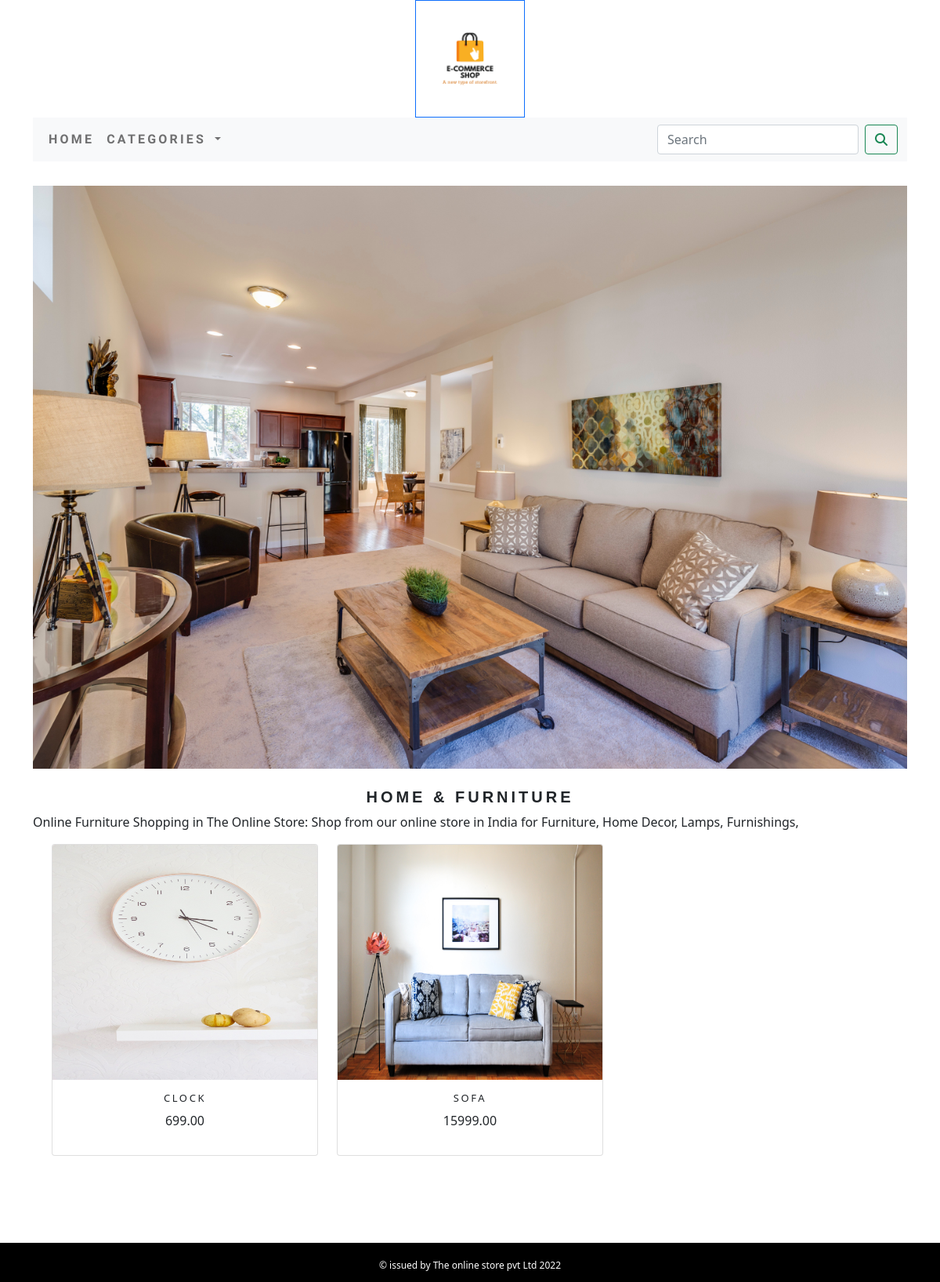
The page /ecomapp/home-furniture/ on the database its author committed.
### ecomapp/models.py (models this page shows, shortened)
class Category(models.Model):
    name=models.CharField(max_length=250,unique=True)
    slug=models.SlugField(max_length=250,unique=True)
    description=models.TextField(blank=True)
    image=models.ImageField(upload_to='category',blank=True)
    class Meta:
        ordering=('name',)
        verbose_name='category'
        verbose_name_plural='categories'
    def get_url(self):
        return reverse('ecomapp:products_by_category',args=[self.slug])

class Product(models.Model):
    name=models.CharField(max_length=250,unique=True)
    slug=models.SlugField(max_length=250,unique=True)
    description=models.TextField(blank=True)
    price=models.DecimalField(max_digits=10,decimal_places=2)
    category=models.ForeignKey(Category,on_delete=models.CASCADE)
    image=models.ImageField(upload_to='product',blank=True)
    stock=models.IntegerField()
    available=models.BooleanField(default=True)
    created=models.DateTimeField(auto_now_add=True)
    updated=models.DateTimeField(auto_now=True)
    def get_url(self):
        return reverse('ecomapp:ProCatDetail',args=[self.category.slug,self.slug])
    class Meta:
        ordering=('name',)
        verbose_name='product'
        verbose_name_plural='products'

### ecomapp/views.py (the view)
# urls.py: path('',views.allprodcat,name="allprodcat"),
def allprodcat(request,c_slug=None):
    c_page=None
    products_list=None
    if c_slug!=None:
        c_page=get_object_or_404(Category,slug=c_slug)
        products_list=Product.objects.all().filter(category=c_page,available=True)
    else:
        products_list=Product.objects.all().filter(available=True)
    paginator=Paginator(products_list,6)
    try:
        page=int(request.GET.get('page','1'))
    except:
        page=1
    try:
        products=paginator.page(page)
    except (EmptyPage,InvalidPage):
        products=paginator.page(paginator.num_pages)
    return render(request,"category.html",{'category':c_page,'products':products})

### cartapp/context_processors.py (called while the page is built)
def counter(request):
    item_count=0
    if 'admin' in request.path:
        return {}
    else:
        try:
            cart=Cart.objects.filter(cart_id=_cart_id(request))
            cart_items=CartItem.objects.all().filter(cart=cart[:1])
            for cart_item in cart_items:
                item_count += cart_item.quantity
        except Cart.DoesNotExist:
            item_count=0
    return dict(item_count=item_count)

### cartapp/views.py (called while the page is built)
def _cart_id(request):
       cart=request.session.session_key
       if not cart:
           cart=request.session.create()
       return cart

### ecomapp/context_processors.py (called while the page is built)
def menu_links(request):
    links=Category.objects.all()
    return dict(links=links)

### templates/category.html (shortened to what this page needs)
{% extends 'base.html' %}
{% load static %}
{% block content %}
{% if category %}
    <div>
        <div class="row rowclass">
            <div class="mx-auto">
            </div>
        </div>
    </div>
{% endif %}
<div class="mx-auto">
    {% if category %}
        <div>
            <img class="cat_image" src="{{category.image.url}}" alt="{{category.name}}">
        </div><br>
        <div>
            <h4 class="text-center cat_title">{{category.name}}</h4>
            <p class="text-justify">{{category.description}}</p>
        </div>
    {% endif %}
</div>
<div class="container">
    <div class="row mx-auto">
        {% for product in products.object_list %}
        <div class="cat_bottom_margin col-9 col-sm-12 col=md-4 col-lg-4">
            <div class="card text-center" style="min-width:18rem;">
                <a href="{{ product.get_url }}"><img class="card-img-top cat_img" src="{{product.image.url}}" alt="{{product.name}}" height="300" width="240"></a>
                <div class="card-body">
                    <h4>{{product.name}}</h4>
                    <p>{{product.price}}</p>
                </div>
            </div>
        </div>
        {% endfor %}
    </div>
</div>
{% endblock %}

### static/css/custom.css (style rules this page uses)
.body { display:flex; flex-direction:column; min-height:100vh; }
.rowclass { padding-top:15px; }
.cat_image { width:100%; height:auto; }
.cat_title { font-size:20px; text-transform:uppercase; letter-spacing:.2em; font-family: 'Acme', sans-serif; font-weight: bold; }
.cat_bottom_margin { margin-bottom:15px; }
.card-body h4 { font-size:13px; text-transform:uppercase; letter-spacing:.2em; }

### rows shown on the page
Category: image (picture), name "HOME & FURNITURE", description "Online Furniture Shopping in The Online Store: Shop from our online store in India for Furniture, Home Decor, Lamps, Furnishings,"
Product: image (picture), name "CLOCK", price "699.00"
Product: image (picture), name "SOFA", price "15999.00"
